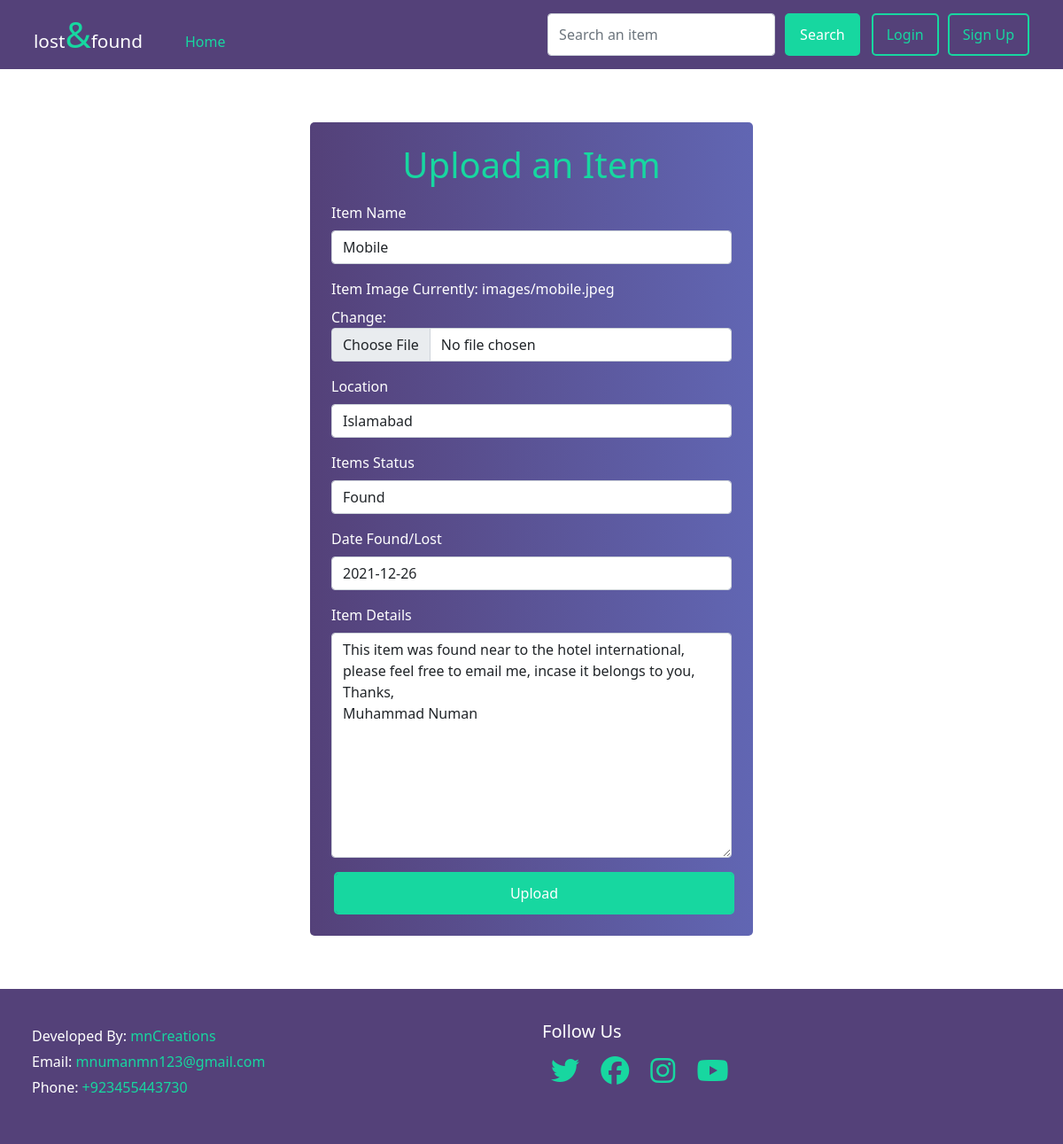
The app's page /updateItem/5/ with its own data.
### mainApp/models.py (models this page shows, shortened)
class ItemDetail(models.Model):
    status = (
        ('Found', 'Found'),
        ('Lost', 'Lost')
    )
    owner = models.ForeignKey(User, on_delete=models.CASCADE)
    name = models.CharField(max_length=100, null=False, blank=False, verbose_name='Item Name')
    location = models.CharField(max_length=100, null=False, blank=False)
    description = models.TextField(verbose_name='Item Details')
    item_status = models.CharField(choices=status, default='Lost', max_length=30, verbose_name='Items Status', null=True)
    dateFL = models.DateField(verbose_name='Date Found/Lost')
    image = models.ImageField(upload_to='images/', verbose_name='Item Image')
    timeAdded = models.DateTimeField(auto_now_add=True, null=True)
    class Meta:
        ordering = ['-timeAdded']

### mainApp/views.py (the view)
# urls.py: path('updateItem/<str:pk>/', views.updateItem, name='updateItem'),
def updateItem(request, pk):
    page = 'Update an Item'
    item = ItemDetail.objects.get(id=pk)
    form = CreateItemForm(instance=item)
    if request.method == 'POST':
        form = CreateItemForm(request.POST, request.FILES, instance=item)
        print(form.errors)
        if form.is_valid():
            form.save()
            return redirect('item', pk)
    context = {
        'form': form,
        'page': page
    }
    return render(request, 'mainApp/addItem.html', context)

### mainApp/forms.py
class CreateItemForm(ModelForm):
    class Meta:
        model = ItemDetail
        fields = ['name', 'image', 'location', 'item_status', 'dateFL', 'description']
    def __init__(self, *args, **kwargs):
        super(CreateItemForm, self).__init__(*args, **kwargs)
        for visible in self.visible_fields():
            visible.field.widget.attrs['class'] = 'form-control'

### mainApp/templates/mainApp/addItem.html (shortened to what this page needs)
{% extends 'base.html' %}
{% load static %}
{% block content %}
    <div class="form-container">
        <h3 class="upload-heading">Upload an Item</h3>
        <form method="post" action="" enctype="multipart/form-data">
            {% for field in form %}
                {% if field.name == 'host'  %}
                    <input type="hidden" name="host" value="{{ request.user.username }}">
{#
                {% else %}
               <div class="mb-3">
                   <label for="{{ field.id }}" class="form-label">{{ field.label }}</label>
                {{ field }}
                </div>
                {% endif %}
            {% endfor %}
            <button type="submit" class="my-btn form-control">Upload</button>
        </form>
    </div>
{% endblock content %}

### static/css/style.css (style rules this page uses)
* { margin: 0; padding: 0; box-sizing: border-box; }
a { text-decoration: none; color: #fff; }
.my-btn { background-color: #17D7A0; border: 2px solid #17D7A0; padding: 10px 15px; color: #fff; border-radius: 5px; display: block; margin: 0 3px; }
.form-container { width: 500px; margin: 5% auto; color: #fff; background: rgb(84,65,121); background: linear-gradient(90deg, rgba(84,65,121,1) 0%, rgba(97,102,179,1) 100%); padding: 2%; border-radius: 5px; }
.upload-heading { color: #17D7A0; font-size: 2.5rem; text-align: center; padding-bottom: 10px; }

### records on screen
ItemDetail: form "Mobile" "Islamabad" "Found" "2021-12-26" "This item was found near to the hotel international, please feel free to email me, incase it belongs to you, Thanks, Muhammad Numan"

### other values on screen
{{ field.label }} "Item Name" "Item Image" "Location" "Items Status" "Date Found/Lost" "Item Details"
